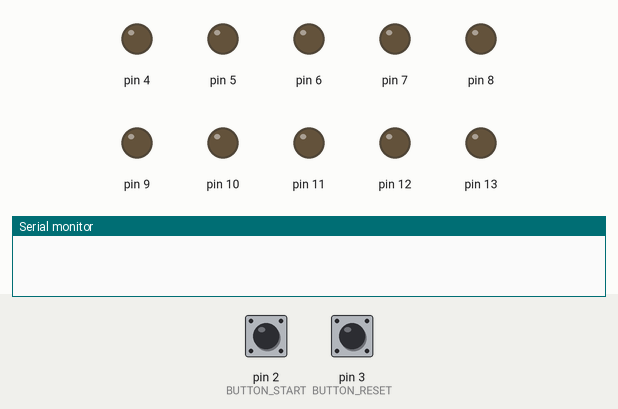
Recording of a sketch running on a simulated Arduino Uno, built with avr-gcc and run on an emulated ATmega328P. Shown: output pins drawn as LEDs (lit = HIGH), the last lines printed to the serial monitor. Dashed ring = blinking. The test bench sets the inputs (shaded band); at power-on: pin 2 (BUTTON_START) LOW, pin 3 (BUTTON_RESET) LOW.

Above: at 1.2 s.
1.3 s: pin 2 (BUTTON_START) pulled HIGH for 0.15 s
At 2.9 s:
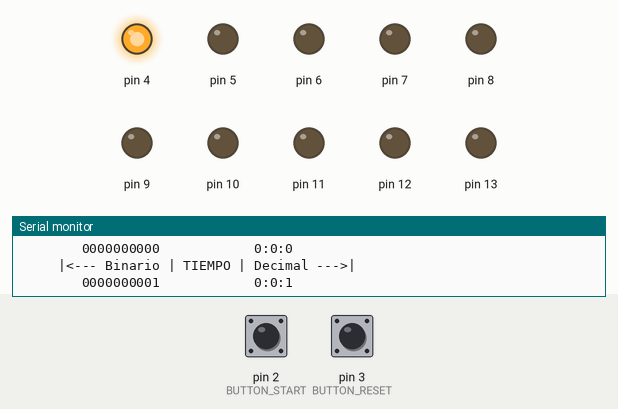
4.4 s: pin 3 (BUTTON_RESET) pulled HIGH for 0.15 s
At 7.3 s:
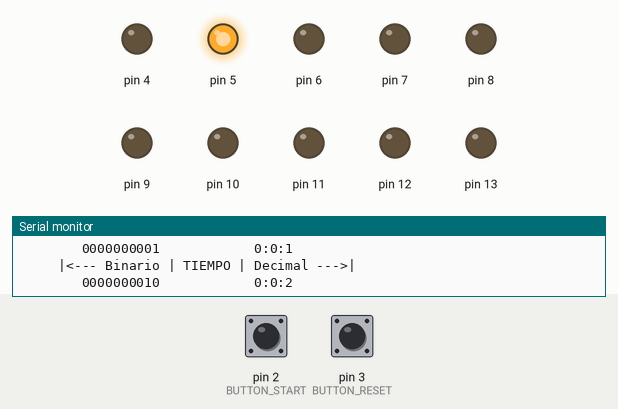
7.5 s: pin 2 (BUTTON_START) pulled HIGH for 1 s
At 8.3 s:
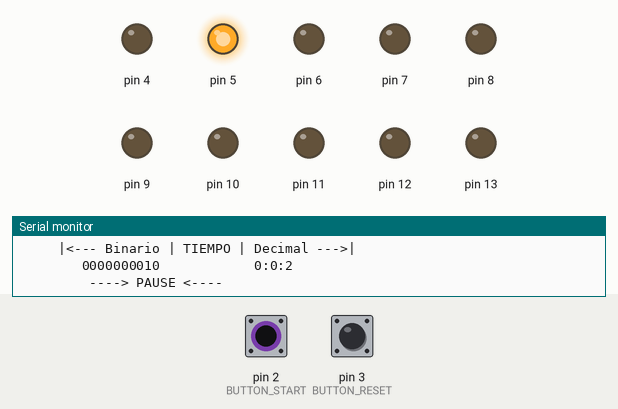
10.0 s: pin 2 (BUTTON_START) pulled HIGH for 0.15 s
At 12.9 s:
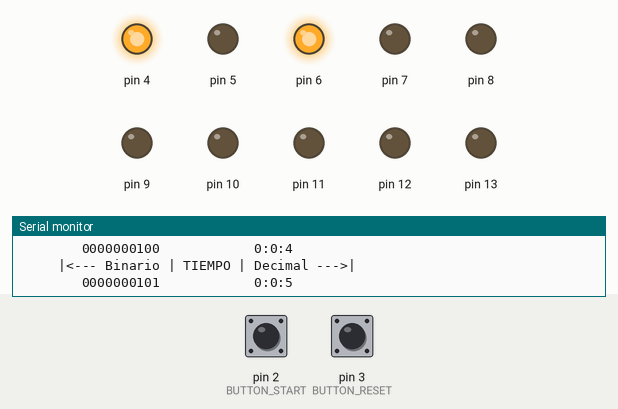
13.1 s: pin 2 (BUTTON_START) pulled HIGH for 3.2 s
At 13.7 s:
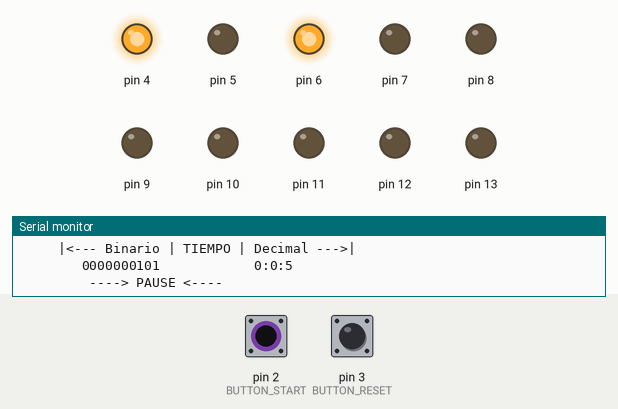
17.8 s: pin 2 (BUTTON_START) pulled HIGH for 0.15 s
At 19.6 s:
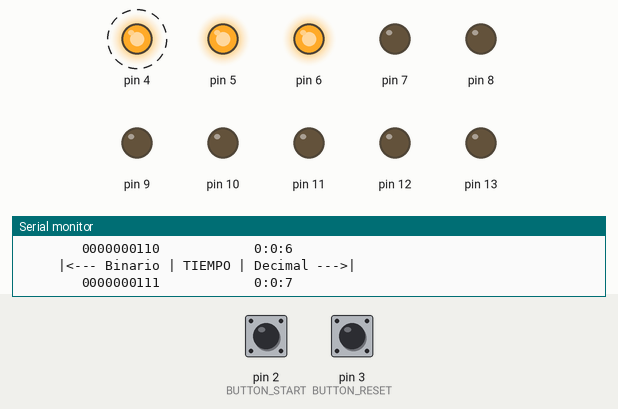
Timing chart, 0 to 24.5 s (numbered marks = the images above; inputs shaded):
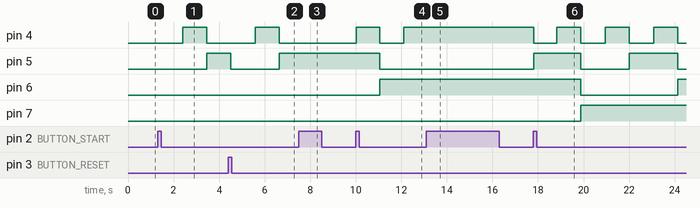

The sketch:

main.ino
```cpp
/*
 *	Trabajo Práctico 1: Cronómetro Binario
 *
 *	Al iniciar la simulacion, todos los led deben comenzar apagados.
 *	Cada 1 segundo que transcurra, se deben encender los led
 *	de acuerdo al numero que representan.
 *
 *	Ejemplo:
 *
 *	El numero 15 (0000001111) se representaria encendiendo los
 *	leds AMARILLO y NARANJA.
 *	Al pasar al numero 16 (0000010000), se deben apagar todos
 *	los led anteriores y encenderse uno de los leds VERDES.
 *	Notese, en el ejemplo los 0 representan los led apagados
 *	y los 1 los led encendidos).
 *
 *	-------------------------------------------------------
 *
 *	Al presionarse el boton START, debe iniciar el cronometro.
 *	Volver a presionarlo hace que la secuencia se detenga.
 *  (Como si se hubiese presionado pausa).
 *	Al presionarse el boton RESET, el cronometro
 *	debe reiniciarse y arrancar de 0.
 *
 *	Tip: Modularizar la función que controla el encendido de los
 *	LEDS y de ser posible, todo el código para evitar repetir lineas lo mas posible.
 *  Usar millis para controlar el tiempo del contador para que el cambio de los
 *	leds encendidos sea perceptible para el ojo humano y
 *	documentar cada función creada en el código.
 *	Un breve comentario que diga que es lo que hace esa función
 *  y de corresponder, que retorna).
 */

//##### Una Ayudita #####
//--- Defines ---//
#define FIRST_LED 4 // Pin del rimer Led.
#define LAST_LED 13 // Pin del Ultimo Led.
#define TIME 1000   // Cada cuanto tiempo se ejecuta la sequiencia.

#define TAM 13 // Tamaño del array
/* IMPORTANTE: El array tiene espacios de mas porque porque si no en la simulacion el boton de inicio no funciona bien,
y tnia que mantenerlo presionado para que funciones. ademas que no me muestra el meme.
Le di bastantes vueltas pero no llego a entender que relacion hay para que funcione asi.
Igualmente, aunque el array sea de 13, el cornometo no va a contar mas de 1023.
*/

#define BUTTON_START 2   // Pin del boton start.
#define BUTTON_RESET 3   // Pin del boton reset.
#define MAX_SECONDS 1023 // Limite del contador.
#define ZERO_TO_HERO 0   // Inicio del contador, y para el resey tambien.
//--- End Defines ---//

void setup()
{
    for (int led = FIRST_LED; led <= LAST_LED; led++)
    {
        pinMode(led, OUTPUT);
    }
    Serial.begin(9600);
}

/** variables **/
short contador = ZERO_TO_HERO;
short i;
unsigned long millis_before = 0;
int arrayEnteros[TAM];
short button_start_before = LOW;
short button_reset_before = LOW;
short habilitar = LOW;
short flagMeme = 0;
short flagTitulo = 0;
short flagReset = 0;
short flagStart = 0;
/**
 * @brief Apaga un led.
 *
 * @param led El led que va a apagar.
 */
void shutdown_leds(int led)
{
    digitalWrite(i, LOW);
}

/**
 * @brief Prende un led.
 *
 * @param led El ed que va a prender.
 */
void show_leds(int led)
{
    digitalWrite(led, HIGH);
}

/**
 * @brief Transforma el numero que recibe por el contador en binario y lo guarda
 * en un array.
 *
 * @param cont El contador con el numero a convertir en binario.
 * @param array El array donde va guardar el numero en binario.
 */
void binary(int cont, int array[])
{
    for (i = 0; i <= TAM; i++)
    {
        array[i] = 0;
    }

    for (i = FIRST_LED; i <= LAST_LED; i++)
    {
        array[i] = cont % 2;

        cont /= 2;
    }
}

/**
 * @brief Prende o apaga los leds en base a los valores que tenga el array.
 *
 * @param array El array que tiene los valores.
 */

void leds(int array[])
{
    for (i = FIRST_LED; i <= LAST_LED; i++)
    {
        if (array[i] == 0)
        {
            shutdown_leds(i);
        }
        else
        {
            show_leds(i);
        }
    }
}

/**
 * @brief Imprime por consola un titulo re lindo y "START" para inicar que se inicio la sequencia,
 * y solo al inicio de la sequencia.
 *
 */
void print_cronometro_start()
{
    if (flagTitulo == 0)
    {
        Serial.println("   ____                                      _                    ");
        Serial.println("  / ___|_ __ ___  _ __   ___  _ __ ___   ___| |_ _ __ ___         ");
        Serial.println(" | |   | '__/ _ \\| '_ \\ / _ \\| '_ ` _ \\ / _ \\ __| '__/ _ \\  ");
        Serial.println(" | |___| | | (_) | | | | (_) | | | | | |  __/ |_| | | (_) |       ");
        Serial.println("  \\____|_|  \\___/|_| |_|\\___/|_| |_| |_|\\___|\\__|_|  \\___/  ");
        Serial.println();
        Serial.println();
        Serial.print("\t\t     <---- ");
        Serial.print("START");
        Serial.print(" ---->");
        Serial.println("");

        flagTitulo = 1;
    }
}

/**
 * @brief Muestra por consola las horas.
 *
 * @param contador El contador con los segundos que convierte en horas.
 */
void print_horas(int contador)
{
    if (contador >= 3600)
    {
        Serial.print(contador / 3600);
    }
    else
    {
        Serial.print(0);
    }
}

/**
 * @brief Muestra por consola los minutos.
 *
 * @param contador El contador con los segundos que convierte en minutos.
 */
void print_minutos(int contador)
{
    if (contador >= 60)
    {
        if (contador >= 3600)
        {
            Serial.print((contador % 3600) / 60);
        }
        else
        {
            Serial.print(contador / 60);
        }
    }
    else
    {
        Serial.print(0);
    }
}
/**
 * @brief Muestra por consola los segundos.
 *
 * @param contador El contador con los segundos.
 */
void print_segundos(int contador)
{
    if (contador >= 60)
    {
        if (contador > 3600)
        {
            Serial.print((contador % 3600) % 60);
        }
        else
        {
            Serial.print(contador % 60);
        }
    }
    else
    {
        Serial.print(contador);
    }
}

/**
 * @brief Imprime por consola los valores que tiene el array.
 *
 * @param array El array que tiene los valores.
 */
void print_binary(int array[])
{
    for (i = LAST_LED; i >= FIRST_LED; i--)
    {
        Serial.print(array[i]);
    }
}

/**
 * @brief Imprime el meme de Spok de los simsons en ASCII.
 *
 */
void print_meme_simpsons()
{
    if (flagMeme == 0)
    {
        // Me hubiese gustado que sea mas grande y detallado pero arduino no me dejo :(.
        Serial.println();
        Serial.println();
        Serial.println("             BIEN, YA CUMPLI MI MISION AQUI      ");
        Serial.println();
        Serial.println("                        ,gggggggg,               ");
        Serial.println("                   ,g@@@@@@@@@@@@@@@p            ");
        Serial.println("                ,g@@@@@@@@@@@@@@@@@@@@,          ");
        Serial.println("              ,@@@@@@@@@@@@@@@@@@@@@@@@p         ");
        Serial.println("            ;@@@@@@@@@@@@@N@@$@N@@@@@@@@         ");
        Serial.println("           *F7==W&wW||g@@NW~||L$@@@@@@@@h        ");
        Serial.println("               ($A4/LLLl&&l|LlL$$@@@@@@@         ");
        Serial.println("               A8kgLLLLQm8W$L|TL|@|||T@P         ");
        Serial.println("              }LLI$LLLLLLLLLLLLLLL$LLL]          ");
        Serial.println("               Q2|LLL|||>|LLLLL9LL2LLLJ          ");
        Serial.println("                WLLLW|LLL|TG+L|LLLLLL|C          ");
        Serial.println("                W|eTLLLLLLLL|g|l|L|J7.           ");
        Serial.println("                 ]LLLLLLLLLg$|lLLLLL,            ");
        Serial.println("                ]|LLLL|leT|LLLLLLLLL$@g          ");
        Serial.println("                     ?**@LLLLLLLL|g@@@@@@;       ");
        Serial.println("                    ,am@$@@@@@@@@@@@@@@@@$@@g    ");
        Serial.println("                -*PPPPPPPPPPPPPPPPPPPPPPPPPPPPP* ");
        flagMeme = 1;
    }
}

/**
 * @brief Impime por consola "PAUSE" cuando habilitar esta en 0,
 * o "CONTINUE" si se vuelve a presionar el boton, pero solo si la secuencia
 * ya habia iniciado..
 *
 */
void print_pause_continue()
{
    if (habilitar == 0)
    {
        Serial.println();
        Serial.println();
        Serial.print("\t\t     ----> ");
        Serial.print("PAUSE");
        Serial.print(" <----");
        Serial.println();
    }
    else
    {
        if (flagStart == 1 || flagReset == 1)
        {
            Serial.println();
            Serial.print("\t\t    <---- ");
            Serial.print("CONTINUE");
            Serial.print("  ----> ");
            Serial.println("");
        }
    }
}

/**
 * @brief Imprime por consola "RESET".
 *
 */
void print_reset()
{
    Serial.println();
    Serial.print("\t\t     ----> ");
    Serial.print("RESET");
    Serial.print(" <----");
    Serial.println();
}

/**
 * @brief Muestra por consola el titulo re lindo, "START" al inicio,
 * y despues las horas, minutos y segundos en decimal
 * y los segundos en binario.
 *
 * @param contador El contador para imprimir en decimal.
 * @param array El array con los valores para imprimir en binario.
 */
void print_time(int contador, int array[])
{
    print_cronometro_start();
    Serial.println("");
    Serial.print("\t   |<--- Binario ");
    Serial.print("| TIEMPO |");
    Serial.print(" Decimal --->|");
    Serial.println("  ");
    Serial.print("\t      ");
    print_binary(array);
    Serial.print("            ");
    print_horas(contador);
    Serial.print(":");
    print_minutos(contador);
    Serial.print(":");
    print_segundos(contador);
    Serial.print("    ");
}

/**
 * @brief Sequencia que va a contar y mostrar el tiempo cada 1 segundo.
 *
 */
void sequence()
{
    unsigned long millis_now = millis();
    if (millis_now - millis_before >= TIME)
    {
        if (contador <= MAX_SECONDS)
        {
            binary(contador, arrayEnteros);
            leds(arrayEnteros);
            print_time(contador, arrayEnteros);
            contador++;
        }
        else
        {
            print_meme_simpsons();
        }

        millis_before = millis_now;
    }
}

/**
 * @brief Antirebote el boton start, que es el que inicia el la secuencia y/o la pasusa.
 *
 */
void press_button_start()
{
    int button_start_now = digitalRead(BUTTON_START);
    if (button_start_now == HIGH && button_start_before == LOW)
    {
        habilitar = !habilitar;
        print_pause_continue();
        flagStart = 1;
    }
    button_start_before = button_start_now;
}

/**
 * @brief Anti rebote del boton reset, que es el que reinicia el contador.
 *
 */
void press_button_reset()
{
    int button_reset = digitalRead(BUTTON_RESET);
    if (button_reset == HIGH && button_reset_before == LOW)
    {
        contador = ZERO_TO_HERO;
        print_reset();
        flagReset = 1;
    }

    button_reset_before = button_reset;
}

void loop()
{
    press_button_start();
    if (habilitar)
    {
        sequence();
    }
    press_button_reset();
    delay(80); //<------ Con un delay mas bajo el boton de inicio funcionaba raro.
}
```

Measured:
- after the input at 1.3 s, pin 4: LOW → HIGH after 1.1 s, → LOW 1.1 s later; pin 5: LOW → HIGH after 2.2 s
- after the input at 4.4 s, pin 5: HIGH → LOW after 0.12 s instead of 1.2 s; pin 6: stays LOW (without the input it goes to HIGH after 1.2 s)
- after the input at 7.5 s, pin 4: stays LOW (without the input it goes to HIGH after 0.21 s); pin 5: stays HIGH (without the input it goes to LOW after 1.3 s); pin 6: stays LOW (without the input it goes to HIGH after 1.3 s)
- after the input at 10.0 s, pin 4: LOW → HIGH at once, → LOW 1.0 s later, → HIGH 1.1 s later; pin 5: HIGH → LOW after 1.0 s; pin 6: LOW → HIGH after 1.0 s
- after the input at 13.1 s, pin 4: stops changing and stays HIGH; pin 5: stays LOW (without the input it goes to HIGH after 0.07 s); pin 6: stays HIGH (without the input it goes to LOW after 2.2 s); pin 7: stays LOW (without the input it goes to HIGH after 2.2 s)
- after the input at 17.8 s, pin 4: alternates HIGH for 1.1 s and LOW for 1.1 s, starting at once; pin 5: alternates HIGH for 2.1 s and LOW for 2.1 s, starting at once; pin 6: HIGH → LOW after 2.1 s, → HIGH 4.3 s later; pin 7: LOW → HIGH after 2.1 s
